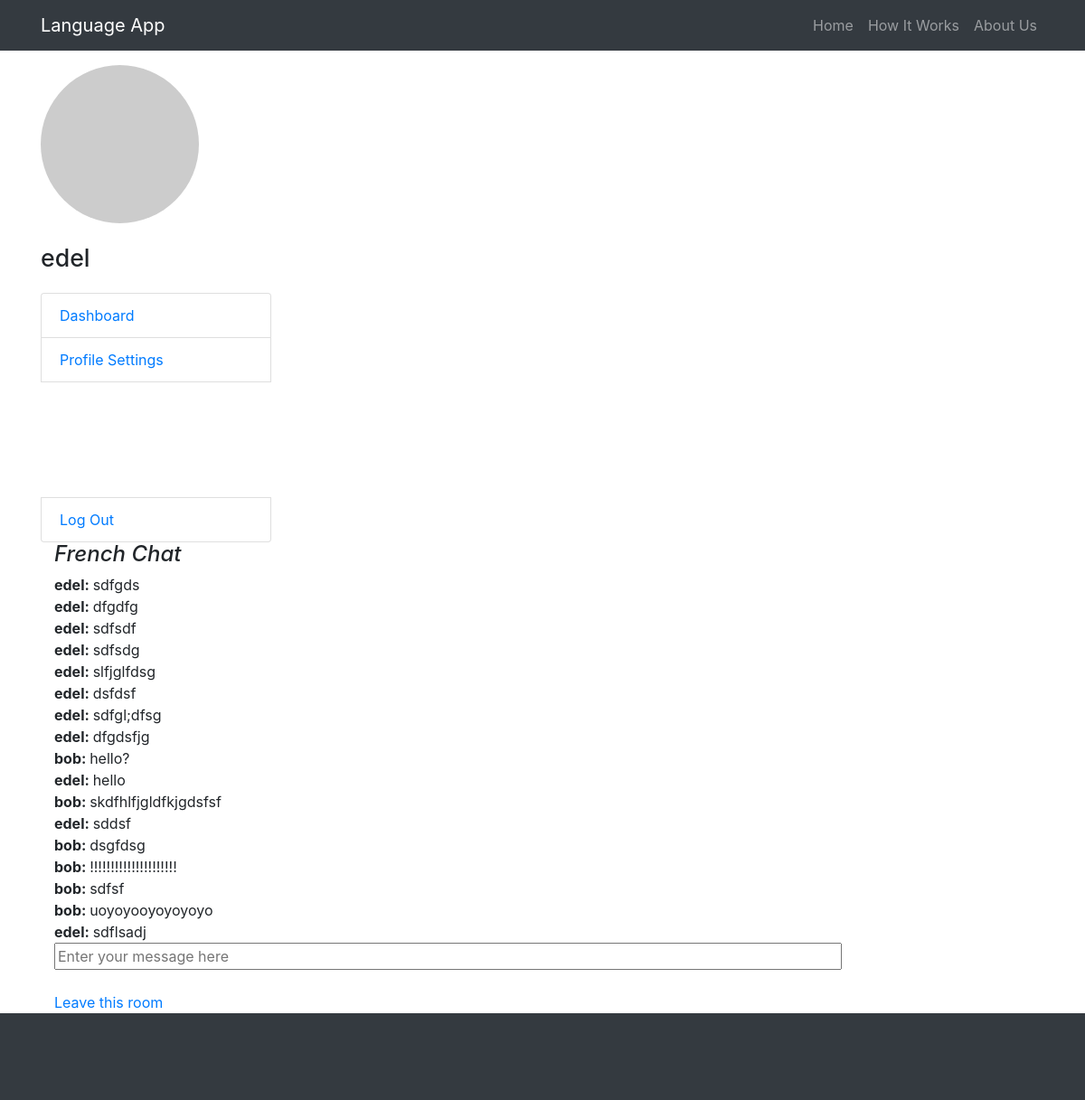
/chat/1 (signed in), run on the app's committed database.
### database_setup.py (models this page shows, shortened)
class User(Base):
    __tablename__ = 'user'
    id = Column(Integer, primary_key=True)
    username = Column(String(20))
    birthdate = Column(DateTime)
    gender = Column(Enum('male', 'female', 'other'))
    email = Column(String(100), nullable=False)
    password = Column(String(200))
    active = Column(Integer)
    lang = Column(Enum('0', '1'))
    authenticated = False
    anon = False

class Message(Base):
    __tablename__ = 'msg'
    id = Column(Integer, primary_key=True)
    timestamp = Column(DateTime, default=datetime.datetime.utcnow)
    thread = Column(Integer)
    body = Column(Text, nullable=False)
    attachment = Column(String(500))
    user_from = Column(Integer)

### app.py (the view)
@app.route('/chat/<int:lang>', methods = ['GET', 'POST'])
@login_required
def chat_view(lang):
    user_id = session.get('user_id')
    room = session.get('msg_id')
    session['lang'] = lang
    chat_lang = str(lang)
    user = db_session.query(User).filter_by(id=user_id).one()
    posts = db_session.query(Message,User).filter(Message.user_from==User.id).order_by(Message.timestamp).limit(30).all()
    for post in posts:
        print(post[0])
        print(post[1])
        print(post[0].user_from)
    print(posts)
    return render_template('chat.html', user=user, posts=posts, lang=lang, room=room)

### app.py (called while the page is built)
@login_manager.user_loader
def load_user(user_id):
    return db_session.query(User).filter_by(id=user_id).first()

### templates/chat.html (shortened to what this page needs)
<!DOCTYPE html>
<html lang="en">
  <head>
    <link href="/static/vendor/bootstrap/css/bootstrap.min.css" rel="stylesheet">
    <link href="/static/css/shop-homepage.css" rel="stylesheet">
  </head>
  <body>
    <nav class="navbar navbar-expand-lg navbar-dark bg-dark fixed-top">
      <div class="container">
        <a class="navbar-brand" href="index.hthml">Language App</a>
        <div class="collapse navbar-collapse" id="navbarResponsive">
          <ul class="navbar-nav ml-auto">
            <li class="nav-item">
              <a class="nav-link" href="index.html">Home
              </a>
            </li>
            <li class="nav-item">
              <a class="nav-link" href="#">How It Works</a>
            </li>
            <li class="nav-item">
              <a class="nav-link" href="#">About Us</a>
            </li>
          </ul>
        </div>
      </div>
    </nav>
    <div class="container">
      <div class="row">
        <div class="col-lg-3">
          <a href="#"><img class="img-circle" src="https://via.placeholder.com/175x175/"></a>
          <h1 class="my-4">{{ user.username }}</h1>
          <div class="list-group">
            <a href="dash.html" class="list-group-item">Dashboard</a>
            <a href="profile.html" class="list-group-item">Profile Settings</a>
            <a href="#" class="list-group-item">Log Out</a>
          </div>
        </div>
      </div>
      <div class="col-lg-9">
	<h4><em>{% if (room == 0) %}English Chat Room{% else %}French Chat{% endif %}</em></h4>
	<div id="chat">
	  {% for post in posts %}
	  {% if (post[0].user_from != user.id) %}
	  <div class="msg-a"><strong>{{ post[1].username }}: </strong> {{ post[0].body }}</div>
	  {% else %}
	  <div class="msg-b"><strong>{{ post[1].username }}: </strong>{{ post[0].body }}</div>
	  {% endif %}
	  {% endfor %}
	</div>
	<input id="text" size="80" placeholder="Enter your message here"><br><br>
        <a href="#" onclick="leave_room();">Leave this room</a>
      </div>
      </div>
    <footer class="py-5 bg-dark">
    </footer>
  </body>
</html>

### static/css/shop-homepage.css (style rules this page uses)
body { padding-top: 54px; }
@media (min-width: 992px) { body { padding-top: 56px; } }
.img-circle { border-radius: 70%; }
.my-4 { font-size: 20pt; }

### data on the page
User: username "edel"
Message: username "edel", body "sdfgds"
Message: username "edel", body "dfgdfg"
Message: username "edel", body "sdfsdf"
Message: username "edel", body "sdfsdg"
Message: username "edel", body "slfjglfdsg"
Message: username "edel", body "dsfdsf"
Message: username "edel", body "sdfgl;dfsg"
Message: username "edel", body "dfgdsfjg"
Message: username "bob", body "hello?"
Message: username "edel", body "hello"
Message: username "bob", body "skdfhlfjgldfkjgdsfsf"
Message: username "edel", body "sddsf"
Message: username "bob", body "dsgfdsg"
Message: username "bob", body "!!!!!!!!!!!!!!!!!!!!!"
Message: username "bob", body "sdfsf"
Message: username "bob", body "uoyoyooyoyoyoyo"
Message: username "edel", body "sdflsadj"
